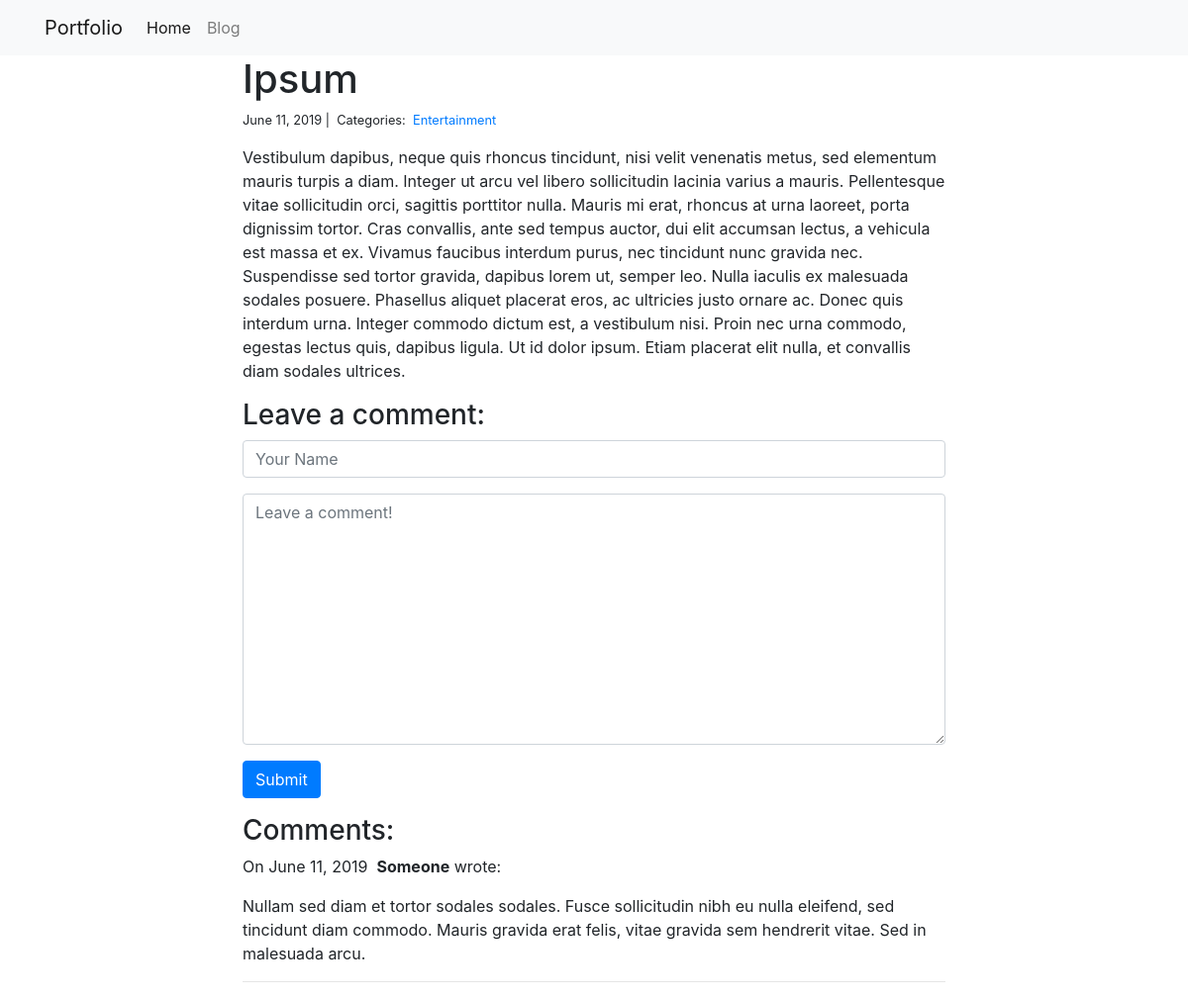
The app's page /blog/2/ with its own data.
### blog/models.py (models this page shows)
class Post(models.Model):
    title = models.CharField(max_length=255)
    body = models.TextField()
    created_on = models.DateTimeField(auto_now_add=True)
    last_modified = models.DateTimeField(auto_now=True)
    categories = models.ManyToManyField('Category', related_name='posts')

class Category(models.Model):
    name = models.CharField(max_length=20)

class Comment(models.Model):
    author = models.CharField(max_length=60)
    body = models.TextField()
    created_on = models.DateTimeField(auto_now_add=True)
    post = models.ForeignKey('Post', on_delete=models.CASCADE)

### blog/views.py (the view, shortened to what this page needs)
# urls.py: path("<int:pk>/", views.blog_detail, name="blog_detail"),
def blog_detail(request, pk):
    post = Post.objects.get(pk=pk)
    comments = Comment.objects.filter(post=post)
    form = CommentForm()
    context = {
        "post": post,
        "comments": comments,
        "form": form,
    }
    return render(request, "blog_detail.html", context)

### blog/forms.py
class CommentForm(forms.Form):
    author = forms.CharField(
        max_length=60,
        widget=forms.TextInput(attrs={
            "class": "form-control",
            "placeholder": "Your Name"
        })
    )
    body = forms.CharField(widget=forms.Textarea(
        attrs={
            "class": "form-control",
            "placeholder": "Leave a comment!"
        })
    )

### blog/templates/blog_detail.html (shortened to what this page needs)
{% extends "base.html" %}
{% block page_content %}
<div class="col-md-8 offset-md-2">
    <h1>{{ post.title }}</h1>
    <small>
        {{ post.created_on.date }} |&nbsp;
        Categories:&nbsp;
        {% for category in post.categories.all %}
        <a href="{% url 'blog_category' category.name %}">
            {{ category.name }}
        </a>&nbsp;
        {% endfor %}
    </small>
    <p>{{ post.body | linebreaks }}</p>
    <h3>Leave a comment:</h3>
    <form action="/blog/{{ post.pk }}/" method="post">
        <div class="form-group">
            {{ form.author }}
        </div>
        <div class="form-group">
            {{ form.body }}
        </div>
        <button type="submit" class="btn btn-primary">Submit</button>
    </form>
    <h3>Comments:</h3>
    {% for comment in comments %}
    <p>
        On {{comment.created_on.date }}&nbsp;
        <b>{{ comment.author }}</b> wrote:
    </p>
    <p>{{ comment.body }}</p>
    <hr>
    {% endfor %}
</div>
{% endblock %}

### personal_portfolio/templates/base.html (shortened to what this page needs)
<link rel="stylesheet" href="https://stackpath.bootstrapcdn.com/bootstrap/4.1.3/css/bootstrap.min.css">
<nav class="navbar navbar-expand-lg navbar-light bg-light">
    <div class="container">
        <a class="navbar-brand" href="{% url 'project_index' %}">Portfolio</a>
        <div class="collapse navbar-collapse" id="navbarSupportedContent">
          <ul class="navbar-nav mr-auto">
            <li class="nav-item active">
              <a class="nav-link" href="{% url 'project_index' %}">Home</a>
            </li>
            <li class="nav-item">
              <a class="nav-link" href="{% url 'blog_index' %}">Blog</a>
            </li>
          </ul>
        </div>
    </div>
</nav>
<div class="container">
    {% block page_content %}{% endblock %}
</div>

### records on screen
Post: title "Ipsum", created_on "June 11, 2019", body "Vestibulum dapibus, neque quis rhoncus tincidunt, nisi velit venenatis metus, sed elementum mauris turpis a diam. Integer ut arcu vel libero sollicitudin lacinia varius a mauris. Pellentesque vitae sollicitudin orci, sagittis porttitor nulla. Mauris mi erat, rhoncus at urna laoreet, porta dignissim tortor. Cras convallis, ante sed tempus auctor, dui elit accumsan lectus, a vehicula est massa et ex. Vivamus faucibus interdum purus, nec tincidunt nunc gravida nec. Suspendisse sed tortor gravida, dapibus lorem ut, semper leo. Nulla iaculis ex malesuada sodales posuere. Phasellus aliquet placerat eros, ac ultricies justo ornare ac. Donec quis interdum urna. Integer commodo dictum est, a…"
Category: name "Entertainment"
Comment: created_on "June 11, 2019", author "Someone", body "Nullam sed diam et tortor sodales sodales. Fusce sollicitudin nibh eu nulla eleifend, sed tincidunt diam commodo. Mauris gravida erat felis, vitae gravida sem hendrerit vitae. Sed in malesuada arcu."
